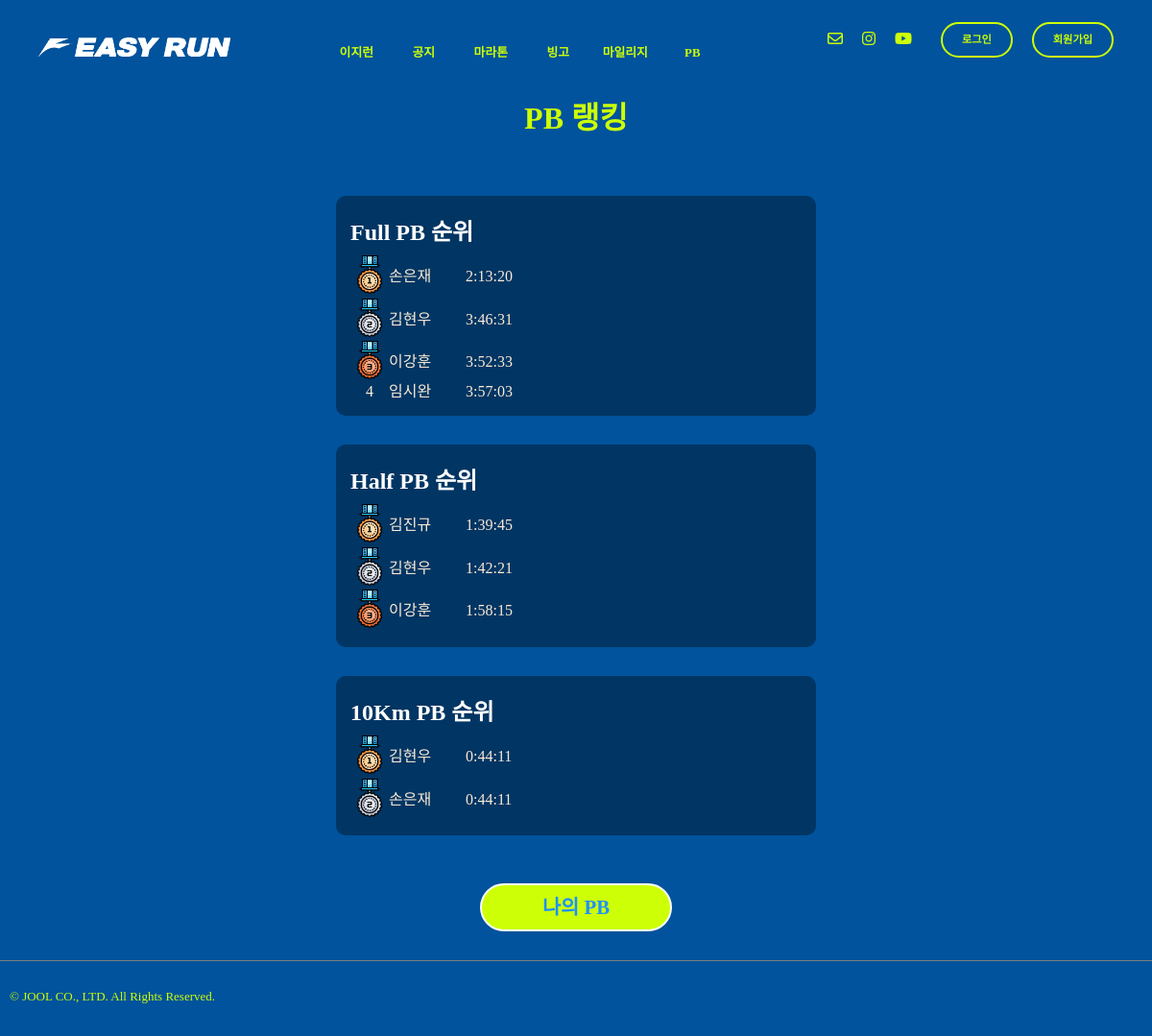
/runres/pbrank/, run on the app's committed database.
### record/models.py (models this page shows, shortened)
class PersonalRecord(models.Model):
    STATUS_CHOICES = [
        ('pending', '심사중'),
        ('verified', '인증됨'),
        ('rejected', '반려됨'),
    ]
    CATEGORY_CHOICES = [
        ('10K', '10km'),
        ('HM', '하프마라톤'),
        ('FM', '풀마라톤'),
    ]
    event_name = models.CharField(max_length=50)
    runner = models.ForeignKey(settings.AUTH_USER_MODEL,on_delete=models.CASCADE)
    category = models.CharField(max_length=5, choices=CATEGORY_CHOICES)
    date = models.DateField(blank=True, null=True)
    record = models.DurationField()  # 시간 기록
    status = models.CharField(
        max_length=10,
        choices=STATUS_CHOICES,
        default='pending'
    )
    evidence_url = ResizedImageField(size=[500,500], upload_to="record", blank=False)
    created_at = models.DateTimeField(auto_now_add=True)
    desc = models.TextField(blank=True)
    class Meta:
        constraints = [
            UniqueConstraint(fields=['runner', 'category'], name='unique_user_category')
        ]
    def __str__(self):
        return f"{self.runner} - {self.category}: {self.record}"

### record/views.py (the view)
# urls.py: path('pbrank/', views.pbRank, name="pbRank"),
def pbRank(request):
    try:
        ranking_tenk = PersonalRecord.objects.filter(category='10K').order_by('record')
        ranking_hm = PersonalRecord.objects.filter(category='HM').order_by('record')
        ranking_fm = PersonalRecord.objects.filter(category='FM').order_by('record')
        print(ranking_fm)
    except:
        ranking_tenk = None
        ranking_hm = None
        ranking_fm = None
    return render(request,"run_pb.html", {"ranking_tenk":ranking_tenk, "ranking_hm":ranking_hm, "ranking_fm":ranking_fm})

### templates/run_pb.html (shortened to what this page needs)
{% extends "base.html" %}
{% load static %}
{% block content %}
  <div class="main-view flex-center">
    <div class="container-w500">
      <div>
        <p class="page-title">PB 랭킹</p>
      </div>
      <div class="space-h30"></div>
      <div class="pb-container">
        <div class="title-pb">Full PB 순위</div>
        {% for record in ranking_fm %}
          <div class="flex-row text-white">
            {% if forloop.counter == 1 %}
              <div class="rank-counter"><img src="{% static 'img/01-Gold-Medal.png' %}" alt="hamb-btn" height="40px," width="40px"></div>
            {% elif forloop.counter == 2 %}
              <div class="rank-counter"><img src="{% static 'img/02-Silver-Medal.png' %}" alt="hamb-btn" height="40px," width="40px"></div>
            {% elif forloop.counter == 3 %}
              <div class="rank-counter"><img src="{% static 'img/03-Bronze-Medal.png' %}" alt="hamb-btn" height="40px," width="40px"></div>
            {% else %}
              <div class="rank-counter">{{ forloop.counter }}</div>
            {% endif %}
            <div class="rank-runner">{{ record.runner.last_name }}{{ record.runner.first_name }}</div>
            <div class="rank-record">{{ record.record }}</div>
          </div>
        {% endfor %}
      </div>
      <div class="space-h30"></div>
      <div class="pb-container">
        <div class="title-pb">Half PB 순위</div>
        {% for record in ranking_hm %}
          <div class="flex-row text-white">
            {% if forloop.counter == 1 %}
              <div class="rank-counter"><img src="{% static 'img/01-Gold-Medal.png' %}" alt="hamb-btn" height="40px," width="40px"></div>
            {% elif forloop.counter == 2 %}
              <div class="rank-counter"><img src="{% static 'img/02-Silver-Medal.png' %}" alt="hamb-btn" height="40px," width="40px"></div>
            {% elif forloop.counter == 3 %}
              <div class="rank-counter"><img src="{% static 'img/03-Bronze-Medal.png' %}" alt="hamb-btn" height="40px," width="40px"></div>
            {% else %}
              <div class="rank-counter">{{ forloop.counter }}</div>
            {% endif %}
            <div class="rank-runner">{{ record.runner.last_name }}{{ record.runner.first_name }}</div>
            <div class="rank-record">{{ record.record }}</div>
          </div>
        {% endfor %}
      </div>
      <div class="space-h30"></div>
      <div class="pb-container">
        <div class="title-pb">10Km PB 순위</div>
        {% for record in ranking_tenk %}
          <div class="flex-row text-white">
            {% if forloop.counter == 1 %}
              <div class="rank-counter"><img src="{% static 'img/01-Gold-Medal.png' %}" alt="hamb-btn" height="40px," width="40px"></div>
            {% elif forloop.counter == 2 %}
              <div class="rank-counter"><img src="{% static 'img/02-Silver-Medal.png' %}" alt="hamb-btn" height="40px," width="40px"></div>
            {% elif forloop.counter == 3 %}
              <div class="rank-counter"><img src="{% static 'img/03-Bronze-Medal.png' %}" alt="hamb-btn" height="40px," width="40px"></div>
            {% else %}
              <div class="rank-counter">{{ forloop.counter }}</div>
            {% endif %}
            <div class="rank-runner">{{ record.runner.last_name }}{{ record.runner.first_name }}</div>
            <div class="rank-record">{{ record.record }}</div>
          </div>
        {% endfor %}
      </div>
      <div class="space-h30"></div>
      <div class="btn-control">
        <a href="{% url 'runres:pbView' user.pk %}">
          <button class="submit-btn">나의 PB</button>
        </a>
      </div>
    </div>
  </div>
{% endblock content %}

### static/css/joolmag.css (style rules this page uses)
:root { --j-pink: #eea47f; --blue: #1e90ff; --white: #ffffff; --black: black; --jblue: #00539c; --jlightgreen: #cdff06; --kakaoyellow: #f7e600; --jdeepblue: #013563; }
* { font-family: "Escoredream"; font-weight: 300; }
a { text-decoration-line: none; color: var(--text-color); }
html { overflow-y: scroll; }
img { object-fit: cover; }
button { cursor: pointer; position: relative; }
.space-h30 { height: 30px; }
.flex-center { display: flex; justify-content: center; }
.container-w500 { width: 90%; max-width: 500px; }
.page-title { text-align: center; font-weight: 900; color: var(--jlightgreen); font-size: 2rem; }
.text-white { color: antiquewhite; }
.title-pb { font-size: 1.5rem; color: var(--white); font-weight: 700; margin: 10px 0 10px 0; }
.pb-container { background-color: var(--jdeepblue); padding: 15px; border-radius: 10px; }
.rank-counter { text-align: center; width: 40px; }
.rank-runner { width: 80px; align-content: center; }
.rank-record { width: 80px; align-content: center; }
.flex-row { display: flex; width: 100%; }
.mainbg { background-color: var(--jblue); margin: 0; padding: 0; overflow-y: auto; overflow-x: auto; }
.main-view { min-height: 90vh; }
.btn-control { display: flex; flex-direction: column; align-items: center; margin: 20px 0 20px 0; }
.submit-btn { height: 50px; width: 200px; padding: 0 20px 0 20px; color: var(--blue); font-size: 1.3rem; font-weight: 700; background-color: var(--jlightgreen); border-radius: 5rem; border: var(--white) 2px solid; }

### static/css/article.css (style rules this page uses)
:root { --j-pink: #eea47f; --blue: #1e90ff; --white: #ffffff; --black: black; --jblue: #00539c; --jlightgreen: #cdff06; --kakaoyellow: #f7e600; --jdeepblue: #013563; }
* { font-family: "Escoredream"; font-weight: 300; }
html { overflow-y: scroll; }
.mainbg { background-color: var(--jblue); margin: 0; padding: 0; overflow-y: auto; overflow-x: auto; }

### data on the page
PersonalRecord: runner.last_name "손", runner.first_name "은재", record "2:13:20"
PersonalRecord: runner.last_name "김", runner.first_name "현우", record "3:46:31"
PersonalRecord: runner.last_name "이", runner.first_name "강훈", record "3:52:33"
PersonalRecord: runner.last_name "임", runner.first_name "시완", record "3:57:03"
PersonalRecord: runner.last_name "김", runner.first_name "진규", record "1:39:45"
PersonalRecord: runner.last_name "김", runner.first_name "현우", record "1:42:21"
PersonalRecord: runner.last_name "이", runner.first_name "강훈", record "1:58:15"
PersonalRecord: runner.last_name "김", runner.first_name "현우", record "0:44:11"
PersonalRecord: runner.last_name "손", runner.first_name "은재", record "0:44:11"
